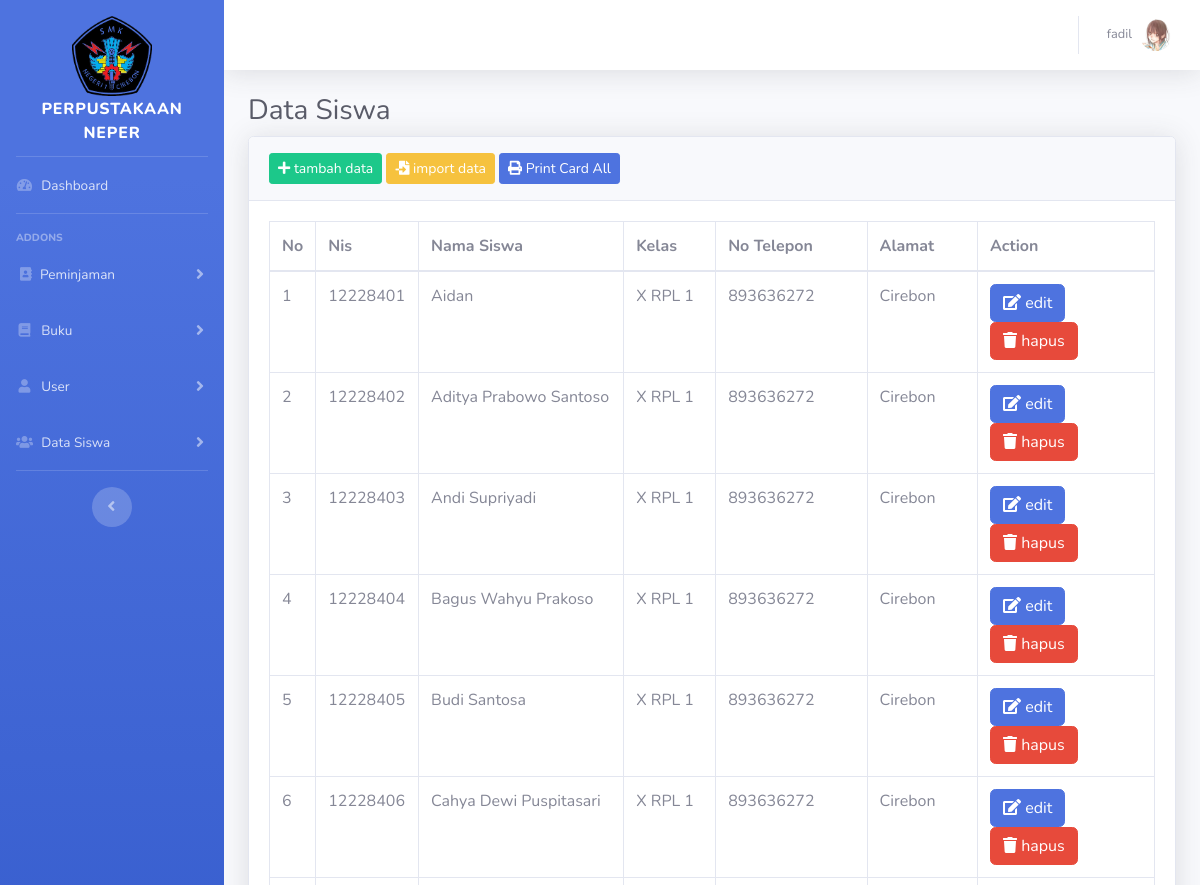
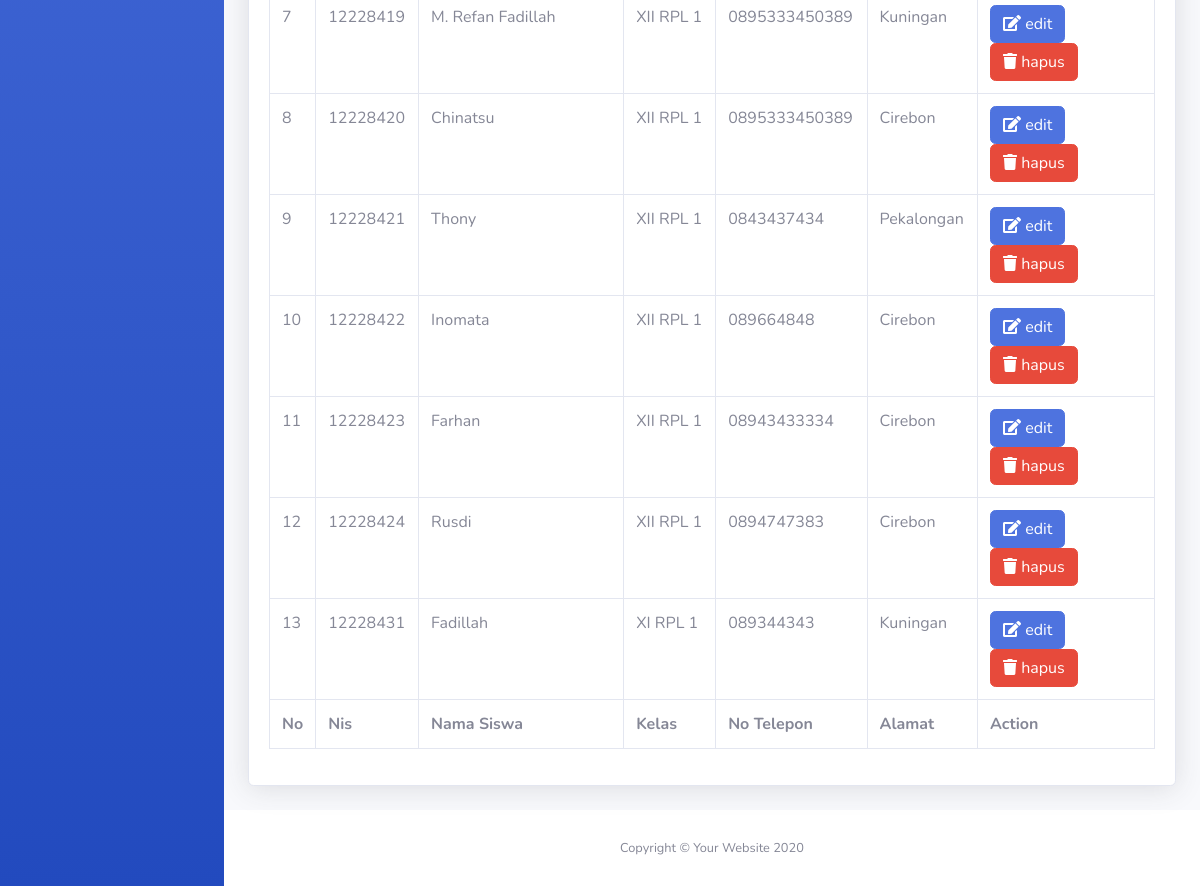
The page /view/siswa/index.php (signed in) on the database its author committed (2 pictures, top to bottom).
### tables this page shows
CREATE TABLE `siswa` (
  `id_siswa` int NOT NULL,
  `nama` varchar(255) NOT NULL,
  `nis` varchar(50) NOT NULL,
  `barcode` varchar(255) NOT NULL,
  `id_kelas` int DEFAULT NULL,
  `id_jurusan` int DEFAULT NULL,
  `alamat` text NOT NULL,
  `telepon` varchar(22) NOT NULL,
  `foto` text
);

CREATE TABLE `kelas` (
  `id_kelas` int NOT NULL,
  `nama_kelas` varchar(50) NOT NULL,
  `tingkat` enum('X','XI','XII') NOT NULL
);

CREATE TABLE `jurusan` (
  `id_jurusan` int NOT NULL,
  `nama_jurusan` varchar(100) NOT NULL,
  `singkatan` varchar(10) NOT NULL
);

### view/siswa/index.php (the view, shortened to what this page needs)
<?php
include '../../layout/header.php';
include '../../koneksi.php';
?>
<div class="container-fluid">
<h1 class="h3 mb-2 text-gray-800">Data Siswa</h1>
<div class="card shadow mb-4">
    <div class="card-header py-3">
        <a href="<?= BASE_URL ?>/view/siswa/insert.php" class="btn btn-sm btn-success"><i class="fas fa-plus"></i> tambah data</a>
        <button id="import" class="btn btn-sm btn-warning"><i class="fas fa-file-import"></i> import data</button>
        <a href="<?= BASE_URL ?>/view/siswa/print_all.php" target="_blank" onclick="openPrintWindow(event)" class="btn btn-sm btn-primary"><i class="fas fa-print"></i> Print Card All</a>
    </div>
    <div class="card-body">
        <div class="table-responsive">
            <table class="table table-bordered tabelData" id="example1" width="100%" cellspacing="0">
                <thead>
                    <tr>
                        <th style="width:1%;" class="text-center">No</th>
                        <th>Nis</th>
                        <th>Nama Siswa</th>
                        <th>Kelas</th>
                        <th>No Telepon</th>
                        <th>Alamat</th>
                        <th style="width:20%">Action</th>
                    </tr>
                </thead>
                <tfoot>
                    <tr>
                    <th style="width:1%;" class="text-center">No</th>
                        <th>Nis</th>
                        <th>Nama Siswa</th>
                        <th>Kelas</th>
                        <th>No Telepon</th>
                        <th>Alamat</th>
                        <th style="width:20%">Action</th>
                    </tr>
                </tfoot>
                <tbody>
                    <?php
                    $query = "SELECT s.*, k.nama_kelas, k.tingkat, j.nama_jurusan, j.singkatan  FROM siswa s JOIN kelas k ON s.id_kelas = k.id_kelas JOIN jurusan j ON s.id_jurusan = j.id_jurusan  order by nis ASC";
                    $sql = mysqli_query($koneksi, $query);
                    $no = 1;
                    while($row = mysqli_fetch_array($sql)){
                     ?>
                      <tr>
                        <td><?= $no ++ ?></td>
                        <td><?= $row['nis'] ?></td>
                        <td><?= $row['nama'] ?></td>
                        <td><?= $row['tingkat'] ?> <?= $row['singkatan'] ?> <?= $row['nama_kelas'] ?></td>
                        <td><?= $row['telepon'] ?></td>
                        <td><?= $row['alamat'] ?></td>
                        <td>
                            <a href="#" data-toggle="modal" onclick="showModalUpdate('<?= $row['nis'] ?>', '<?= $row['nama'] ?>', '<?= $row['id_kelas'] ?>', '<?= $row['id_jurusan'] ?>', '<?= $row['telepon'] ?>', '<?= $row['alamat'] ?>', '<?= $row['foto'] ?>', '<?= $row['id_siswa'] ?>', '<?= $row['barcode'] ?>')" class="btn btn-primary"><i class="fas fa-edit"></i> edit</a>
                            <a href="#"  class="btn btn-danger hapus-btn" data-idhapus = "<?= $row['id_siswa'] ?>"><i class="fas fa-trash"></i> hapus</a>
                        </td>
                    </tr>
                    <?php } $sql->close(); ?>
                </tbody>
            </table>
        </div>
    </div>
</div>
</div>
<?php
include '../../layout/footer.php';
 ?>

### rows shown on the page
siswa: nis "12228401", nama "Aidan", id_kelas.tingkat "X", id_jurusan.singkatan "RPL", id_kelas.nama_kelas "1", telepon "893636272", alamat "Cirebon"
siswa: nis "12228402", nama "Aditya Prabowo Santoso", id_kelas.tingkat "X", id_jurusan.singkatan "RPL", id_kelas.nama_kelas "1", telepon "893636272", alamat "Cirebon"
siswa: nis "12228403", nama "Andi Supriyadi", id_kelas.tingkat "X", id_jurusan.singkatan "RPL", id_kelas.nama_kelas "1", telepon "893636272", alamat "Cirebon"
siswa: nis "12228404", nama "Bagus Wahyu Prakoso", id_kelas.tingkat "X", id_jurusan.singkatan "RPL", id_kelas.nama_kelas "1", telepon "893636272", alamat "Cirebon"
siswa: nis "12228405", nama "Budi Santosa", id_kelas.tingkat "X", id_jurusan.singkatan "RPL", id_kelas.nama_kelas "1", telepon "893636272", alamat "Cirebon"
siswa: nis "12228406", nama "Cahya Dewi Puspitasari", id_kelas.tingkat "X", id_jurusan.singkatan "RPL", id_kelas.nama_kelas "1", telepon "893636272", alamat "Cirebon"
siswa: nis "12228419", nama "M. Refan Fadillah", id_kelas.tingkat "XII", id_jurusan.singkatan "RPL", id_kelas.nama_kelas "1", telepon "0895333450389", alamat "Kuningan"
siswa: nis "12228420", nama "Chinatsu", id_kelas.tingkat "XII", id_jurusan.singkatan "RPL", id_kelas.nama_kelas "1", telepon "0895333450389", alamat "Cirebon"
siswa: nis "12228421", nama "Thony", id_kelas.tingkat "XII", id_jurusan.singkatan "RPL", id_kelas.nama_kelas "1", telepon "0843437434", alamat "Pekalongan"
siswa: nis "12228422", nama "Inomata", id_kelas.tingkat "XII", id_jurusan.singkatan "RPL", id_kelas.nama_kelas "1", telepon "089664848", alamat "Cirebon"
siswa: nis "12228423", nama "Farhan", id_kelas.tingkat "XII", id_jurusan.singkatan "RPL", id_kelas.nama_kelas "1", telepon "08943433334", alamat "Cirebon"
siswa: nis "12228424", nama "Rusdi", id_kelas.tingkat "XII", id_jurusan.singkatan "RPL", id_kelas.nama_kelas "1", telepon "0894747383", alamat "Cirebon"
siswa: nis "12228431", nama "Fadillah", id_kelas.tingkat "XI", id_jurusan.singkatan "RPL", id_kelas.nama_kelas "1", telepon "089344343", alamat "Kuningan"

### other values the page prints
$_SESSION['username'] "fadil"
